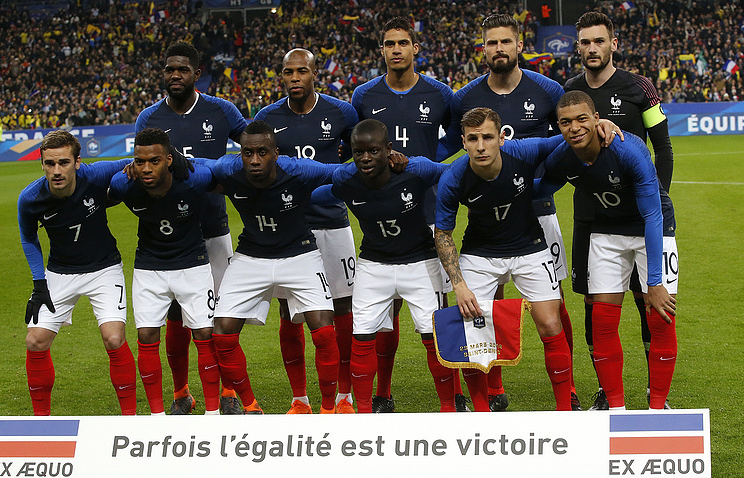
#> input picture opencv/media/fff.jpg, 744 x 478 px
$ python face_facedetection.py
#> lines starting #> are read from the running program, lines starting #| are printed output that depends on the picture; after the words box and inside, x2 and y2 are one past the last pixel; in counts of white or black regions, pixels touching at a corner belong together
import cv2 as cv

img = cv.imread('media/fff.jpg')
#> img is the input picture: shape (478, 744, 3); mean B, G, R 80.2, 95, 102.8

gray = cv.cvtColor(img, cv.COLOR_BGR2GRAY)
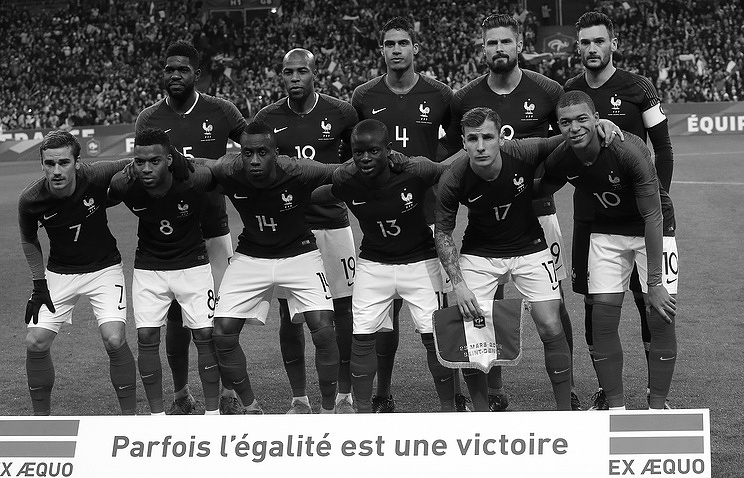
#> gray: shape (478, 744); min 0, max 255, mean 95.6

haar_cascade = cv.CascadeClassifier('haarcascade_frontface.xml')

face_rect = haar_cascade.detectMultiScale(gray, scaleFactor=1.1, minNeighbors=3)
#> face_rect = [[374, 26, 45, 45], [157, 55, 40, 40], [277, 58, 38, 38], [479, 26, 42, 42], [571, 25, 44, 44], [346, 135, 41, 41], [32, 144, 49, 49], [550, 101, 50, 50], [455, 119, 50, 50], [125, 144, 46, 46], [228, 133, 52, 52], [432, 294, 70, 70]]

# print(f'faces found = {len(face_rect)}')

for (x,y,w,h) in face_rect:
    cv.rectangle(img, (x,y), (x+w, y+h), (0,255,0), thickness=3)
#> this loop made 12 passes
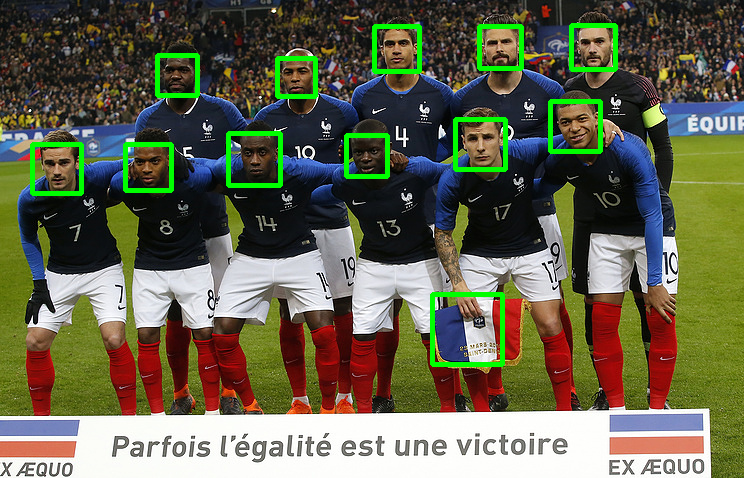
#> img: shape (478, 744, 3); 3.15% of pixels changed, all inside (x1, y1, x2, y2) = (30, 23, 618, 367)

cv.imshow('result', img)

cv.waitKey(0)

$ run again, with opencv/media/cat.jpg copied over opencv/media/fff.jpg
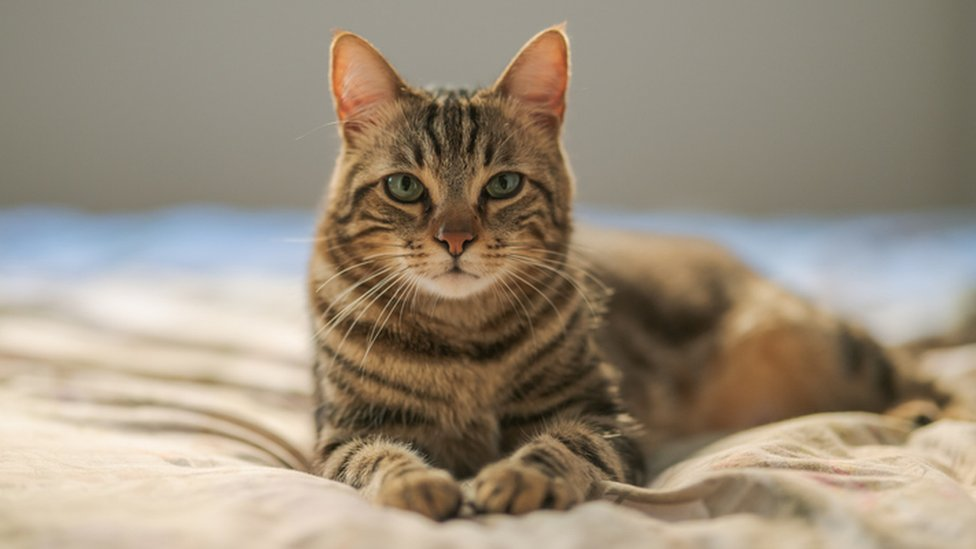
#> input picture opencv/media/cat.jpg, 976 x 549 px
#> img is the input picture: shape (549, 976, 3); mean B, G, R 124.7, 142.7, 155.3
#> `gray = cv.cvtColor(img, cv.COLOR_BGR2GRAY)`:
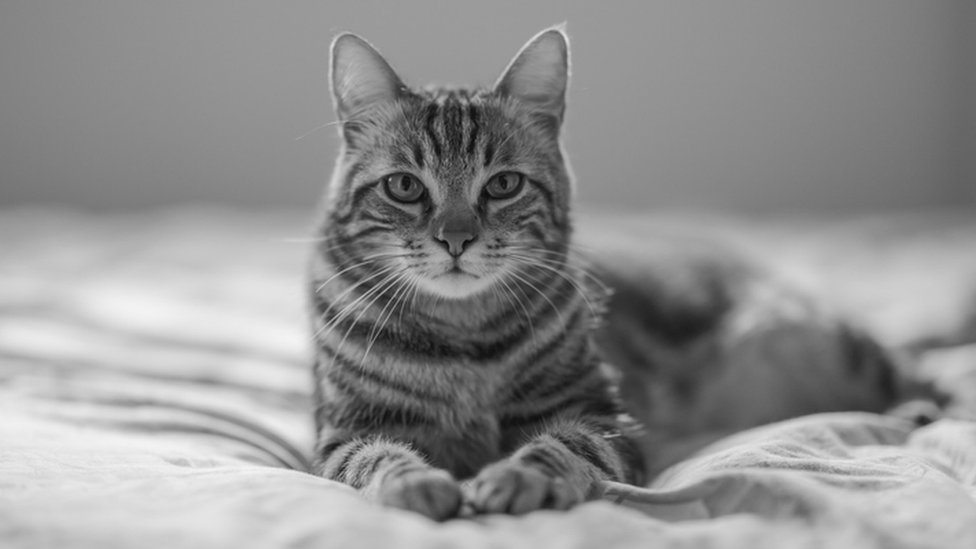
#> gray: shape (549, 976); min 7, max 244, mean 144.4
#> face_rect = [[351, 101, 61, 61]]
#> the loop `for (x,y,w,h) in face_rect:` made 1 pass
#> after the loop `for (x,y,w,h) in face_rect:`:
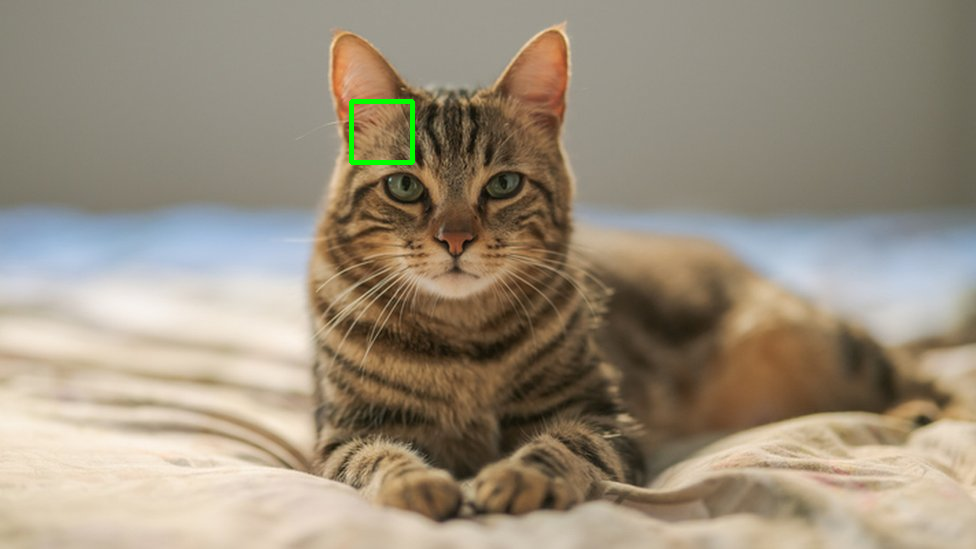
#> img: shape (549, 976, 3); 0.23% of pixels changed, all inside (x1, y1, x2, y2) = (349, 99, 415, 165)

$ run again, with opencv/media/city.jpg copied over opencv/media/fff.jpg
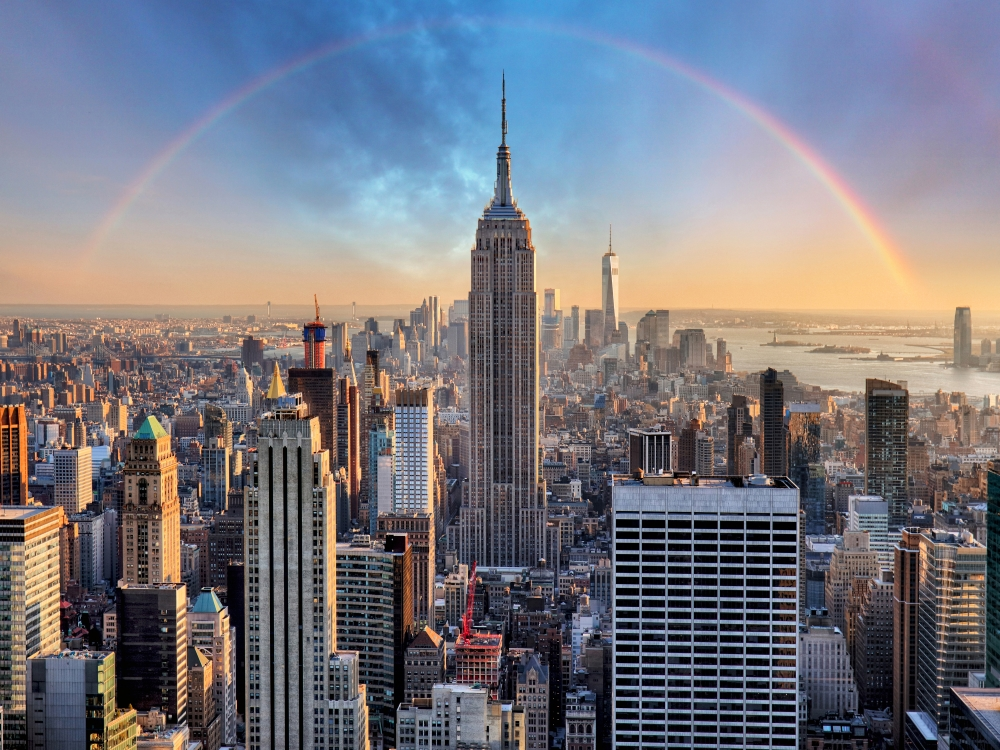
#> input picture opencv/media/city.jpg, 1000 x 750 px
#> img is the input picture: shape (750, 1000, 3); mean B, G, R 127.1, 118.6, 118.8
#> `gray = cv.cvtColor(img, cv.COLOR_BGR2GRAY)`:
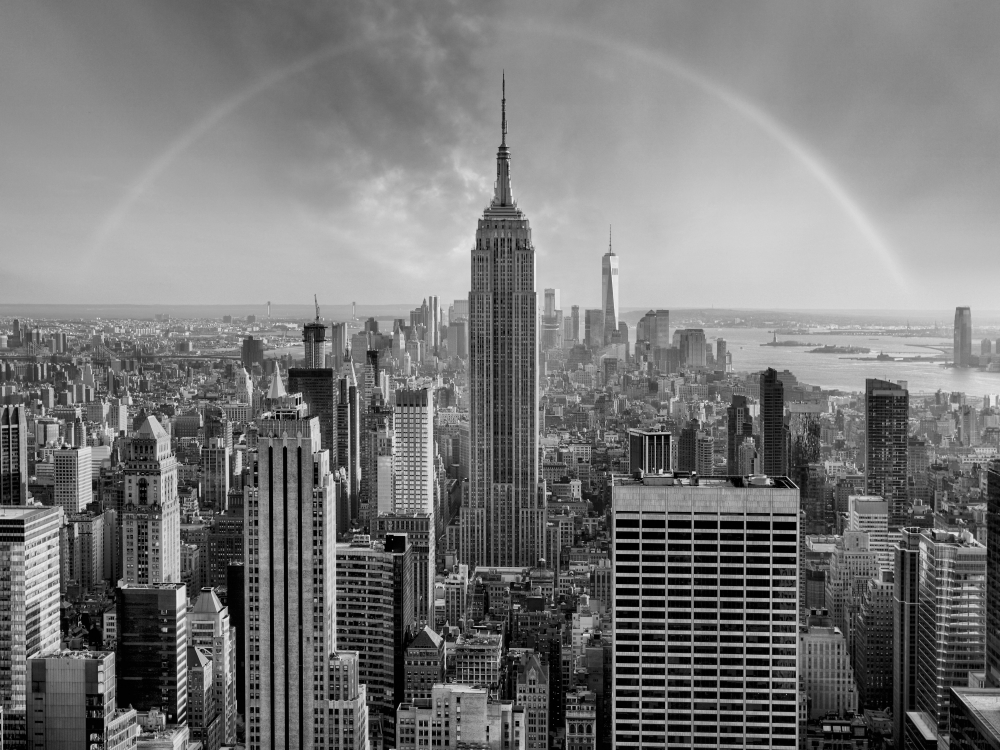
#> gray: shape (750, 1000); min 0, max 243, mean 119.6
#> face_rect = [[221, 328, 113, 113]]
#> the loop `for (x,y,w,h) in face_rect:` made 1 pass
#> after the loop `for (x,y,w,h) in face_rect:`:
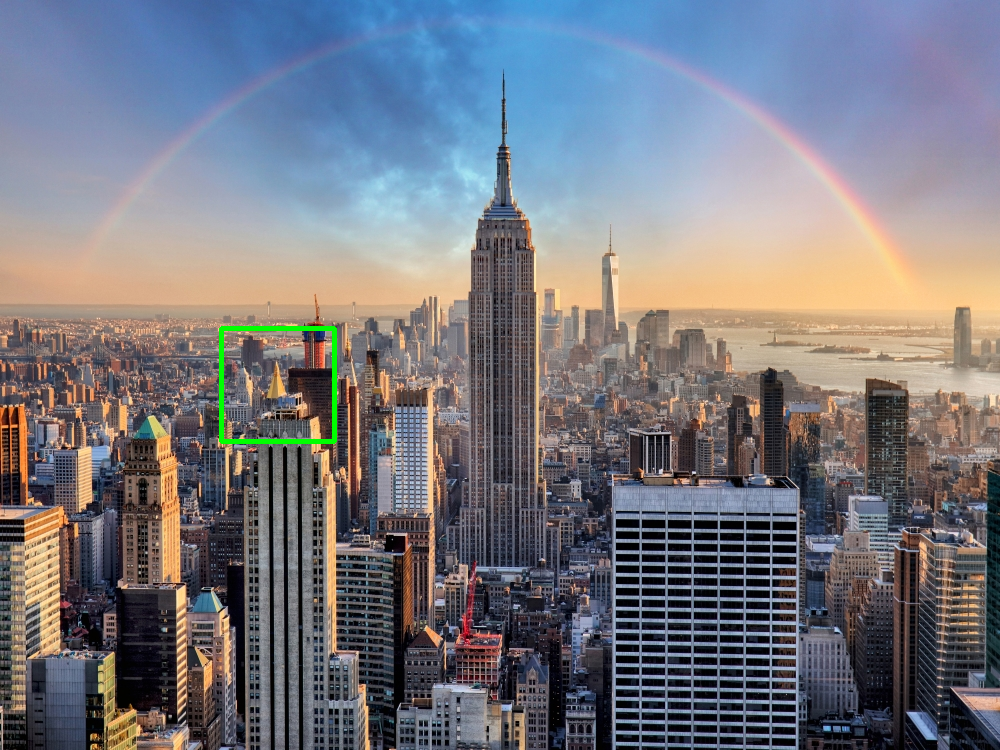
#> img: shape (750, 1000, 3); 0.3% of pixels changed, all inside (x1, y1, x2, y2) = (219, 326, 337, 444)
